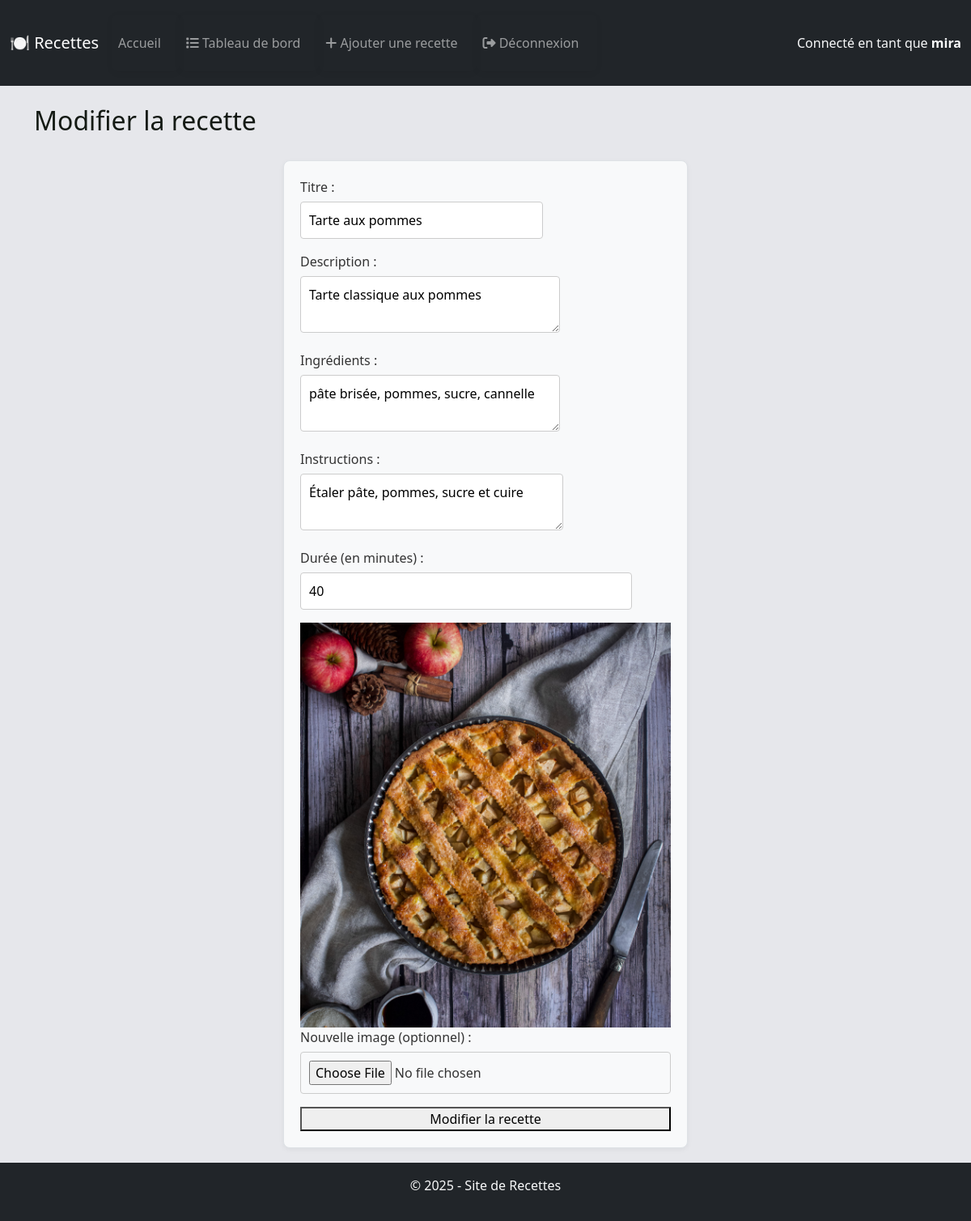
The app's page /index.php?page=modifier&id=2 (signed in) with its own data.
### tables this page shows
CREATE TABLE `recettes` (
  `id` INT(11) NOT NULL AUTO_INCREMENT,
  `user_id` INT(11),
  `titre` VARCHAR(100) NOT NULL,
  `description` TEXT NOT NULL,
  `ingredients` TEXT,
  `instructions` TEXT,
  `duree` INT(11),
  `image_url` VARCHAR(255),
  PRIMARY KEY (`id`),
  KEY `user_id` (`user_id`),
  CONSTRAINT `recettes_ibfk_1` FOREIGN KEY (`user_id`) REFERENCES `users` (`id`) ON DELETE CASCADE
);

### view/form_modif.php (the view)
<?php include 'view/templates/header.php'; ?>
<h2>Modifier la recette</h2>
<form method="POST" enctype="multipart/form-data">
    <label>Titre : <input type="text" name="titre" value="<?= htmlspecialchars($recette['titre']) ?>" required></label><br>
    <label>Description : <textarea name="description" required><?= htmlspecialchars($recette['description']) ?></textarea></label><br>
    <label>Ingrédients : <textarea name="ingredients" required><?= htmlspecialchars($recette['ingredients']) ?></textarea></label><br>
    <label>Instructions : <textarea name="instructions" required><?= htmlspecialchars($recette['instructions']) ?></textarea></label><br>
    <label>Durée (en minutes) : <input type="number" name="duree" value="<?= $recette['duree'] ?>" required></label><br>
    <?php if (!empty($recette['image_url'])): ?>
        <div>
            <img src="<?= htmlspecialchars($recette['image_url']) ?>" class="card-img-top" alt="Image actuelle de la recette">
        </div>
    <?php endif; ?>
    <label>Nouvelle image (optionnel) : <input type="file" name="image"></label><br>
    <button type="submit">Modifier la recette</button>
</form>
<?php include 'view/templates/footer.php'; ?>

### css/style.css (style rules this page uses)
body { font-family: 'Segoe UI', Tahoma, sans-serif; background-color: #e6e7eb; color: #333; padding-bottom: 60px; }
h1, h2 { color: #141a14; }
form { max-width: 500px; margin: 30px auto; padding: 20px; background-color: #f8f9fa; border: 1px solid #dee2e6; border-radius: 8px; box-shadow: 0 2px 6px rgba(0, 0, 0, 0.05); }
form input, form textarea, form select { width: 100%; padding: 10px; margin-top: 6px; margin-bottom: 16px; border: 1px solid #ccc; border-radius: 4px; box-sizing: border-box; }
form button { width: 100%; }
.card-img-top { width: 100%; height: 500px; object-fit: cover; object-position: center; }

### records on screen
recettes: titre "Tarte aux pommes", description "Tarte classique aux pommes", ingredients "pâte brisée, pommes, sucre, cannelle", instructions "Étaler pâte, pommes, sucre et cuire", duree "40", image_url (picture)

### other values on screen
$_SESSION['user'] "mira"
